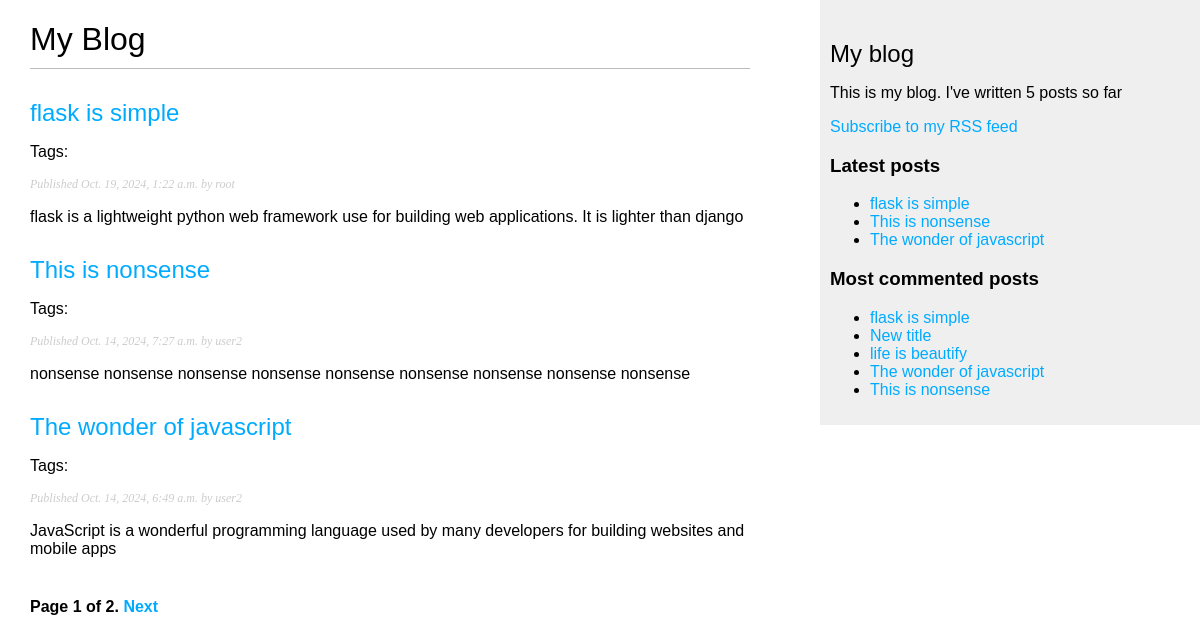
The page /blog/ on the database as committed earlier.
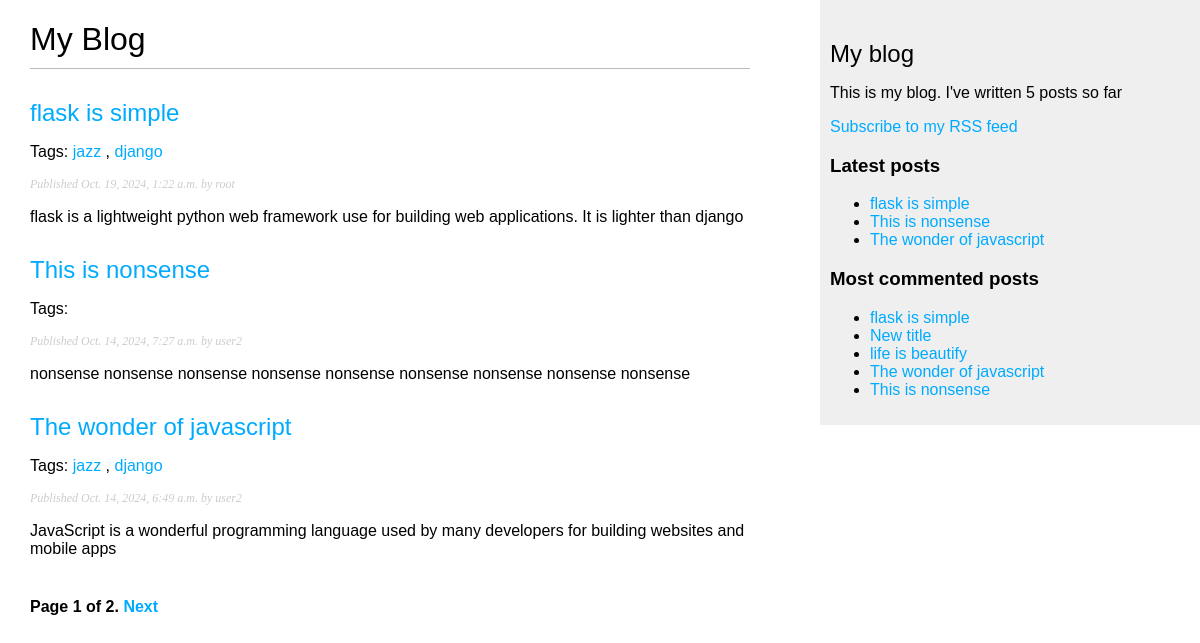
The same page on the database as committed later.
### blog/models.py (models this page shows, shortened)
class Post(models.Model):
    class Status(models.TextChoices):
        DRAFT = 'DF', 'Draft'
        PUBLISHED = 'PB', 'Published'
    title = models.CharField(max_length=250)
    slug = models.SlugField(max_length=250, unique_for_date='publish')
    author = models.ForeignKey(
        settings.AUTH_USER_MODEL,
        on_delete=models.CASCADE,
        related_name='blog_posts'
    )
    body = models.TextField()
    publish = models.DateTimeField(default=timezone.now)
    created = models.DateTimeField(auto_now_add=True)
    updated = models.DateTimeField(auto_now=True)
    status = models.CharField(
        max_length=2,
        choices=Status,
        default=Status.DRAFT
    )
    objects = models.Manager() # The default manager.
    published = PublishedManager() # Our custom manager
    tags = TaggableManager()
    class Meta:
        ordering = ['-publish']
        indexes = [
            models.Index(fields=['-publish']),
        ]
    """
    The reverse() function will build the URL dynamically using the URL name defined
    in the URL paterns. We have used the blog namespace followed by a colon and
    the post_detail URL name. Remeber that the blog namespace is defined in the
    main urls.py file of the project when including the URL
    patterns from blog.urls. The post_detail URL is defined in the urls.py file of the blog application.mt
    """
    def get_absolute_url(self):
        return reverse(
            'blog:post_detail',
            args=[
                self.publish.year,
                self.publish.month,
                self.publish.day,
                self.slug]
        )

### blog/views.py (the view)
# urls.py: path('', views.post_list, name="post_list"),
def post_list(request, tag_slug=None): # this request parameter is required by all views
    post_list = Post.published.all()
    tag = None
    if tag_slug:
        tag = get_object_or_404(Tag, slug=tag_slug)
        post_list = post_list.filter(tags__in=[tag])
    paginator = Paginator(post_list, 3)
    page_number = request.GET.get('page', 1)
    try:
        posts = paginator.page(page_number)
    except PageNotAnInteger:
        posts = pagination.page(1)
    except EmptyPage:
        posts = paginator.page(paginator.num_pages)
    return render(request, 'blog/post/list.html', {'posts': posts, 'tags': tag})

### blog/models.py (called while the page is built)
    def get_queryset(self):
        return (
            super().get_queryset().filter(status=Post.Status.PUBLISHED)
        )

### blog/templatetags/blog_tags.py (called while the page is built)
@register.simple_tag
def total_posts():
    return Post.published.count()

@register.inclusion_tag('blog/post/latest_posts.html')
def show_latest_posts(count=5): # The counts specifies the number of posts to display
    latest_posts = Post.published.order_by('-publish')[:count]
    return {'latest_posts': latest_posts}

@register.simple_tag
def get_most_commented_posts(count=5):
    return Post.published.annotate(
        total_comments=Count('comments')
    ).order_by('-total_comments')[:count]

@register.filter(name='markdown')
def markdown_format(text):
    return mark_safe(markdown.markdown(text))

### blog/templates/blog/post/list.html (shortened to what this page needs)
{% extends "blog/base.html" %}
{% load blog_tags %}
{% block content %}
    <h1>My Blog</h1>
    {% for post in posts %}
       <h2><a href="{{ post.get_absolute_url }}">{{ post.title }}</a> </h2>
       <p class="tags">
         Tags:
         {% for tag in post.tags.all %}
           <a href="{% url "blog:post_list_by_tag" tag.slug %}">
             {{ tag.name }}
           </a>{% if not forloop.last %}, {% endif %}
         {% endfor %}
       </p>
       <p class="date">Published {{ post.publish }} by {{ post.author }}</p>
       {{ post.body|markdown|truncatewords_html:30 }}
    {% endfor %}
    {% include "pagination.html" with page=posts %}
{% endblock %}

### blog/templates/blog/base.html (shortened to what this page needs)
{% load blog_tags %}
{% load static %}
<!DOCTYPE html>
<html>
<head>
 <link href="{% static "css/blog.css" %}" rel="stylesheet">
</head>
<body>
    <div id="content">
        {% block content %}
        {% endblock %}
    </div>
    <div id="sidebar">
       <h2>My blog</h2>
       <p>This is my blog. I've written {% total_posts %} posts so far</p>
       <p>
         <a href="{% url "blog:post_feed" %}">Subscribe to my RSS feed</a>
       </p>
       <h3>Latest posts</h3>
       {% show_latest_posts 3 %}
       <h3>Most commented posts</h3>
       {% get_most_commented_posts as most_commented_posts %}
       <ul>
         {% for post in most_commented_posts %}
           <li>
             <a href="{{ post.get_absolute_url }}">{{ post.title }}</a>
           </li>
         {% endfor %}
       </ul>
    </div>
</body>
</html>

### blog/templates/blog/post/latest_posts.html
<ul>
  {% for post in latest_posts %}
  <li>
    <a href="{{ post.get_absolute_url }}">{{ post.title }}</a>
  </li>
  {% endfor %}
</ul>

Rows that differ between the two databases and show on the page:
changed Post "flask is simple": gains Tag (name "jazz"); gains Tag (name "django")
changed Post "The wonder of javascript": gains Tag (name "jazz"); gains Tag (name "django")
